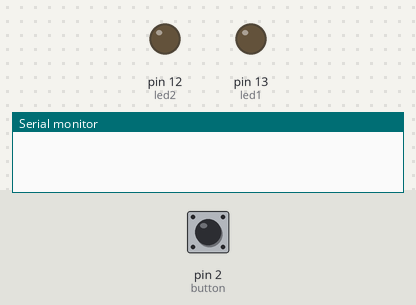
This sketch was run on a simulated Arduino Uno, built with avr-gcc and run on an emulated ATmega328P. Shown: output pins drawn as LEDs (lit = HIGH), the last lines printed to the serial monitor. Inputs (shaded band) come from the test bench; at power-on: pin 2 (button) HIGH.

Above: at 1.2 s.
1.3 s: pin 2 (button) pulled LOW for 0.15 s
At 2.5 s:
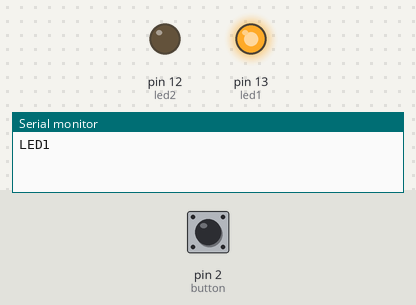
2.9 s: pin 2 (button) pulled LOW for 1 s
At 4.9 s:
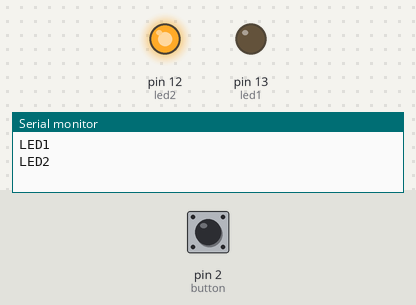
5.4 s: pin 2 (button) pulled LOW for 3.2 s
At 9.7 s:
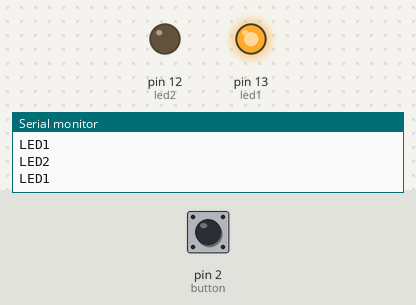
Timing chart, 0 to 11.2 s (numbered marks = the images above; inputs shaded):
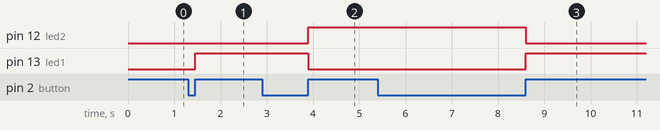

The sketch:

Lightswitch.ino
```cpp
const int button = 2;
const int led1 =  13;
const int led2 =  12;
int old = 1;
int leds = 13;

int buttonState = 0;

void setup() {

  pinMode(led1, OUTPUT);
   pinMode(led2, OUTPUT);
  pinMode(button, INPUT_PULLUP);
 Serial.begin(9600);

}

void loop() {

  buttonState = digitalRead(button);

  if (old != buttonState)
  {
 if(buttonState){
  if (leds == led1) {
    Serial.println("LED1");
    digitalWrite(led1,HIGH);
    digitalWrite(led2, LOW);
    leds = led2;
  }
  else if (leds == led2) {
     Serial.println("LED2");
    digitalWrite(led2,HIGH);
    digitalWrite(led1, LOW);
    leds = led1;
  }
 }


    old = buttonState;

  }


}
```

Measured:
- after the input at 1.3 s, pin 13 (led1): LOW → HIGH after 0.15 s
- after the input at 2.9 s, pin 12 (led2): LOW → HIGH after 1.0 s; pin 13 (led1): HIGH → LOW after 1.0 s
- after the input at 5.4 s, pin 12 (led2): HIGH → LOW after 3.2 s; pin 13 (led1): LOW → HIGH after 3.2 s
